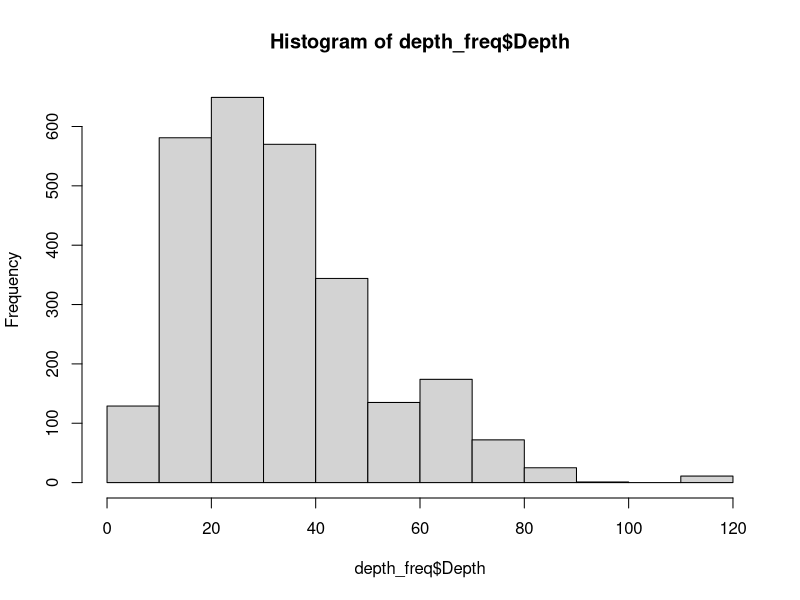
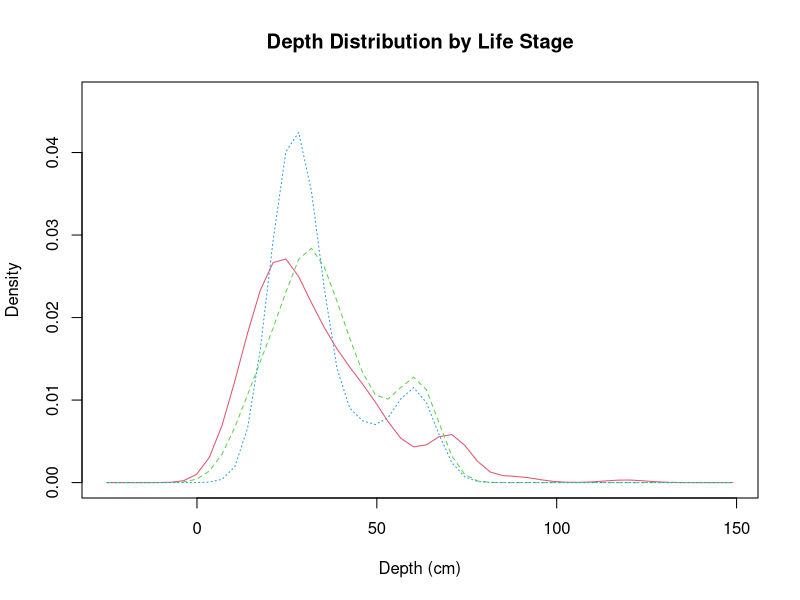

Generate these figures, in order, with R: (Note: this script raises an error after producing the figures.)
### all probability curves

library(tidyverse)
library(dplyr)
library(sm)

setwd("/Users/katieirving/Documents/git/flow_eco_mech")

## work flow
## histograms as probability
## density or probability?
## scale and center using mean depth

## upload data 
## Depth
## Adult

ad_depth_con <- read.csv("output_data/05a_adult_depth_continuous.csv")
ad_depth_cat <- read.csv("output_data/05a_adult_depth_categorical.csv")
juv_depth_con <- read.csv("output_data/05a_juvenile_depth_continuous.csv")
juv_depth_cat <- read.csv("output_data/05a_juvenile_depth_categorical.csv")
sp_depth_cat <- read.csv("output_data/05a_spawning_depth_continuous.csv")

## format spawning
sp_depth_catx <- sp_depth_cat[,c(4,15)]
sp_depth_catx$Depth <- sp_depth_catx$Depth..m.*100
sp_depth_catx$Abundance <- 1
sp_depth_catx$Dataset <- "Saiki"
sp_depth_catx<- sp_depth_catx[, 3:5]
sp_depth_catx$Life_Stage <- "Spawning"
sp_depth_catx
## combine data adult
all_depth <- rbind(ad_depth_con, ad_depth_cat)

all_depth$Life_Stage <- "Adult"
head(all_depth)
all_depth<- all_depth[,-1]

## combine juv depth
juv_depth <- rbind(juv_depth_cat, juv_depth_con)
juv_depth$Life_Stage <- "Juvenile"
juv_depth <- juv_depth[,-1]
## combine all
head(juv_depth)
head(all_depth)
head(sp_depth_catx)
all_depthx <- rbind(all_depth, sp_depth_catx, juv_depth)
all_depthx <- na.omit(all_depthx)
## uncount data into frequency 

depth_freq <- all_depthx %>% 
  uncount(Abundance)
hist(depth_freq$Depth)

##look at different life stages

tx <- depth_freq$Life_Stage == "Adult"
sx <- depth_freq$Life_Stage == "Juvenile"
wx <- depth_freq$Life_Stage == "Spawning"


depth_freq$Dataset_num[tx] <- 1
depth_freq$Dataset_num[sx] <- 2
depth_freq$Dataset_num[wx] <- 3
sum(is.na(depth_freq))

attach(depth_freq)

# create value labels
data.f <- factor(Dataset_num, levels= 1:3,
                 labels = c("Adult", "Juvenile", "Spawning"))
data.f
str(Depth)
as.vector(Depth)
# plot densities
sm.density.compare(as.vector(Depth), Dataset_num, xlab="Depth (cm)")
title(main="Depth Distribution by Life Stage")

# add legend via mouse click
colfill<-c(2:(2+length(levels(data.f))))
legend(locator(1), levels(data.f), fill=colfill)

### individual life stages
## uncount data into frequency

depth_freq <- all_depth %>% 
  uncount(Abundance)
hist(depth_freq$Depth)

##look at different data sets

## compare different data sets
### get numbers for datasets
unique(depth_freq$Dataset)
tx <- depth_freq$Dataset == "Thompson"
sx <- depth_freq$Dataset == "Saiki"
wx <- depth_freq$Dataset == "Wulff"
swx <- depth_freq$Dataset == "SAWA"
smx <- depth_freq$Dataset == "SMEA"

depth_freq$Dataset_num[tx] <- 1
depth_freq$Dataset_num[sx] <- 2
depth_freq$Dataset_num[wx] <- 3
depth_freq$Dataset_num[swx] <- 4
depth_freq$Dataset_num[smx] <- 5

attach(depth_freq)

# create value labels
data.f <- factor(Dataset_num, levels= 1:5,
                 labels = c("Thompson", "Saiki", "Wulff", "SAWA", "SMEA"))
data.f
str(Depth)
as.vector(Depth)
# plot densities
sm.density.compare(as.vector(Depth), Dataset_num, xlab="Depth (cm)")
title(main="Depth Distribution by Dataset")

# add legend via mouse click
colfill<-c(2:(2+length(levels(data.f))))
legend(locator(1), levels(data.f), fill=colfill)

### centered and scaled histogram probability
mean ## 33.5929
(71-33.5929)/4
subset(depth_freq, Scaled_Depth >=2)

depth_freq$Scaled_Depth <-scale(depth_freq$Depth, scale=T, center=T)
scaled_x <- depth_freq$Scaled_Depth
h <- hist(scaled_x)
h$counts=(h$counts/sum(h$counts))*100
plot(h, xlab="Distance from mean Depth", ylab = "Percentage of observations",main = "Adult/Depth: Probability curve")
par(new=TRUE)
xfit<-seq(min(scaled_x),max(scaled_x),length=120)
yfit<-dnorm(xfit,mean=mean(scaled_x),sd=sd(scaled_x))
#plot the line with no axes or labels
plot(xfit, yfit, axes=FALSE, xlab='', ylab='', type='l', col='red' )
#add these now with axis
axis(4, at=pretty(range(yfit)))
scaled_x
dnorm()
### spawning

## uncount data into frequency
sp_depth_catx <- sp_depth_cat[,c(4,15)]
sp_depth_catx$Depth <- sp_depth_catx$Depth..m.*100
sp_depth_catx$Abundance <- 1
sp_depth_catx$Dataset <- "Saiki"


depth_freq <- sp_depth_catx %>% 
  uncount(Abundance)
hist(depth_freq$Depth)

##look at different sites

## compare different data sets
### get numbers for datasets
unique(depth_freq$Site)
tx <- depth_freq$Site == "MWDA"
sx <- depth_freq$Site == "MWDB"
wx <- depth_freq$Site == "SGRA"
swx <- depth_freq$Site == "SGRB"
tx
sx
wx
swx
depth_freq$Dataset_num[tx] <- 1
depth_freq$Dataset_num[sx] <- 1
depth_freq$Dataset_num[wx] <- 2
depth_freq$Dataset_num[swx] <- 2

depth_freq <- na.omit(depth_freq)
attach(depth_freq)

# create value labels
data.f <- factor(Dataset_num, levels= 1:2,
                 labels = c("Santa Ana", "San Gabriel"))
data.f
str(Depth)
as.vector(Depth)
# plot densities
as.vector(Depth)
sm.density.compare(as.vector(Depth), Dataset_num, xlab="Depth (cm)")
title(main="Depth Distribution by Site (Saiki)")

# add legend via mouse click
colfill<-c(2:(2+length(levels(data.f))))
legend(locator(1), levels(data.f), fill=colfill)

### centered and scaled histogram probability
mean ## 34.5
mean(depth_freq$Depth)
depth_freq$Scaled_Depth <-scale(depth_freq$Depth, scale=T, center=T)
scaled_x <- depth_freq$Scaled_Depth
h <- hist(scaled_x)
h$counts=(h$counts/sum(h$counts))*100
plot(h, xlab="Distance from mean Depth", ylab = "Percentage of observations",main = "Spawning/Depth: Probability curve")
par(new=TRUE)
xfit<-seq(min(scaled_x),max(scaled_x),length=120)
yfit<-dnorm(xfit,mean=mean(scaled_x),sd=sd(scaled_x))
#plot the line with no axes or labels
plot(xfit, yfit, axes=FALSE, xlab='', ylab='', type='l', col='red' )
#add these now with axis
axis(4, at=pretty(range(yfit)))


### juvenile

juv_depth_con <- read.csv("output_data/05a_juvenile_depth_continuous.csv")
juv_depth_cat <- read.csv("output_data/05a_juvenile_depth_categorical.csv")
# sp_depth_cat <- read.csv("output_data/05a_spawning_depth_continuous.csv")

## combine data
all_depth <- rbind(juv_depth_con, juv_depth_cat)

## uncount data into frequency

depth_freq <- all_depth %>% 
  uncount(Abundance)
hist(depth_freq$Depth)

##look at different data sets

## compare different data sets
### get numbers for datasets
unique(depth_freq$Dataset)
sx <- depth_freq$Dataset == "Saiki"
smx <- depth_freq$Dataset == "SMEA"

depth_freq$Dataset_num[sx] <- 1
depth_freq$Dataset_num[smx] <- 2

attach(depth_freq)

# create value labels
data.f <- factor(Dataset_num, levels= 1:2,
                 labels = c("Saiki", "SMEA"))
data.f
str(Depth)
as.vector(Depth)
# plot densities
sm.density.compare(as.vector(Depth), Dataset_num, xlab="Depth (cm)")
title(main="Depth Distribution by Dataset (Juvenile)")

# add legend via mouse click
colfill<-c(2:(2+length(levels(data.f))))
legend(locator(1), levels(data.f), fill=colfill)

# mean ## 36.55253
depth_freq$Scaled_Depth <-scale(depth_freq$Depth, scale=T, center=T)
scaled_x <- depth_freq$Scaled_Depth
h <- hist(scaled_x)
h$counts=(h$counts/sum(h$counts))*100
plot(h,  xlab="Distance from mean Depth", ylab = "Percentage of observations", main = "Juvenile/Depth: Probability curve")
par(new=TRUE)
xfit<-seq(min(scaled_x),max(scaled_x),length=120)
yfit<-dnorm(xfit,mean=mean(scaled_x),sd=sd(scaled_x))
#plot the line with no axes or labels
plot(xfit, yfit, axes=FALSE, xlab='', ylab='', type='l', col='red' )
#add these now with axis
axis(4, at=pretty(range(yfit)))
# axis(1, at=pretty(seq(0,120,1)))

### example of logistic regression with percentage

## frequency column
#### histogram
## use adult data
all_depth <- rbind(ad_depth_con, ad_depth_cat)

depth_freq <- all_depth %>% 
  uncount(Abundance)
hist(depth_freq$Depth)

sum(h$counts)
x <-depth_freq$Depth
h<-hist(x)
fr <- h$counts
per <- ((h$counts/sum(h$counts))*100)
h$counts=(h$counts/sum(h$counts))*100

xfit<-seq(min(x),max(x),length=130)
yfit<-dnorm(xfit,mean=mean(x),sd=sd(x))
yfit <- yfit*diff(h$mids[1:2])*length(x)
lines(xfit, yfit, col="blue", lwd=2)
diff(h$mids[1:2])
xfit ## depths
yfit ## frequencies

percs <- as.data.frame(matrix(ncol=2,nrow=12))
colnames(percs) <- c("freq", "percs")
percs$freq <- fr
percs$percs <- per
percs

freq_df <- cbind(xfit, yfit)

freq_df <- as.data.frame(freq_df)
names(freq_df) <- c("Depth", "Freq")
str(freq_df)
max(freq_df$Freq)


freq_df$f140 <- ifelse(freq_df$Freq >=140, 1,0) ## around 5% of observations
range(freq_df[which(freq_df$f140==1),"Depth"]) ## depths between 64 & 120


freq_df$f300 <- ifelse(freq_df$Freq  >= 300, 1,0) ## around 12.5% of observations
range(freq_df[which(freq_df$f300==1),"Depth"])

freq_df$f493 <- ifelse(freq_df$Freq >= 493 , 1,0) ## around 20.3% of observations
range(freq_df[which(freq_df$f493==1),"Depth"])

# freq_df$fmax <- ifelse(freq_df$Freq > 493, 1,0) ## around 20.3% of observations
# range(freq_df[which(freq_df$fmax==1),"Depth"])

freq_df

## model glm

freq140_glm <- glm(f140~Depth, data=freq_df,family=binomial(link = "logit"))
summary(freq140_glm)

freq300_glm <- glm(f300~Depth, data=freq_df,family=binomial(link = "logit"))
summary(freq300_glm)

freq493_glm <- glm(f493~Depth, data=freq_df,family=binomial(link = "logit"))
summary(freq493_glm)

freqmax_glm <- glm(fmax~Depth, data=freq_df,family=binomial(link = "logit"))
summary(freqmax_glm)


# create range of depth values

xdepth  <- seq(0,130, 0.1)
## prediction

## percentage is in relation to the bins in histogram

ydepth <- predict(freq140_glm, list(Depth = xdepth), type="response")
plot(freq_df$Depth, freq_df$f140, pch = 16, xlab = "Depth (cm)", ylab = "Presence", main="Adult/Depth: 5% Obvs")
lines(xdepth, ydepth) ## need to force through 0


ydepth <- predict(freq300_glm, list(Depth = xdepth), type="response")
plot(freq_df$Depth, freq_df$f300, pch = 16, xlab = "Depth (cm)", ylab = "Presence", main="Adult/Depth: 12.5% Obvs")
lines(xdepth, ydepth) ## need to force through 0

ydepth <- predict(freq493_glm, list(Depth = xdepth), type="response")
plot(freq_df$Depth, freq_df$f493, pch = 16, xlab = "Depth (cm)", ylab = "Presence", main="Adult/Depth: 46% Obvs")
lines(xdepth, ydepth) ## need to force through 0

ydepth <- predict(freqmax_glm, list(Depth = xdepth), type="response")
plot(freq_df$Depth, freq_df$fmax, pch = 16, xlab = "Depth (cm)", ylab = "Presence", main="Adult/Depth: 46% Obvs")
lines(xdepth, ydepth) ## need to force through 0

## back to prob curves

## temperature
ad_temp_con <- read.csv("output_data/05a_adult_temperature_continuous.csv")
juv_temp_con <- read.csv("output_data/05a_juvenile_temperature_continuous.csv")
sp_temp_con <- read.csv("output_data/05a_spawning_temperature_continuous.csv")
juv_temp_con
## adult
ad_temp_con
## uncount data into frequency

temp_freq <- ad_temp_con %>% 
  uncount(abundance)
hist(temp_freq$Temp)

##look at different data sets

## compare different data sets
### get numbers for datasets
unique(temp_freq$Dataset)
sx <- temp_freq$Dataset == "Saiki"
swx <- temp_freq$Dataset == "SAWA"

temp_freq$Dataset_num[sx] <- 1
temp_freq$Dataset_num[swx] <- 2

attach(temp_freq)

# create value labels
data.f <- factor(Dataset_num, levels= 1:2,
                 labels = c("Saiki", "SAWA"))


# plot densities
sm.density.compare(as.vector(Temp), Dataset_num, xlab="Temp")
title(main="Temp Distribution by Dataset (Adult)")

# add legend via mouse click
colfill<-c(2:(2+length(levels(data.f))))
legend(locator(1), levels(data.f), fill=colfill)

mean(temp_freq$Temp) ## 19.19221
temp_freq$Scaled_Temp <-scale(temp_freq$Temp, scale=T, center=T)
scaled_x <- temp_freq$Scaled_Temp
h <- hist(scaled_x)
h$counts=(h$counts/sum(h$counts))*100
plot(h,  xlab="Distance from mean Temp", ylab = "Percentage of observations", main = "Adult/Temp: Probability curve")
par(new=TRUE)
xfit<-seq(min(scaled_x),max(scaled_x),length=120)
yfit<-dnorm(xfit,mean=mean(scaled_x),sd=sd(scaled_x))
#plot the line with no axes or labels
plot(xfit, yfit, axes=FALSE, xlab='', ylab='', type='l', col='red' )
#add these now with axis
axis(4, at=pretty(range(yfit)))
# axis(1, at=pretty(seq(0,120,1)))

## Juvenile

juv_temp_con
## adult
ad_temp_con
## uncount data into frequency

temp_freq <- juv_temp_con %>% 
  uncount(Abundance)
hist(temp_freq$Temp)

mean(temp_freq$Temp) ## 17.02222
temp_freq$Scaled_Temp <-scale(temp_freq$Temp, scale=T, center=T)
scaled_x <- temp_freq$Scaled_Temp
h <- hist(scaled_x)
h$counts=(h$counts/sum(h$counts))*100
plot(h,  xlab="Distance from mean Temp", ylab = "Percentage of observations", main = "Juvenile/Temp: Probability curve")
par(new=TRUE)
xfit<-seq(min(scaled_x),max(scaled_x),length=120)
yfit<-dnorm(xfit,mean=mean(scaled_x),sd=sd(scaled_x))
#plot the line with no axes or labels
plot(xfit, yfit, axes=FALSE, xlab='', ylab='', type='l', col='red' )
#add these now with axis
axis(4, at=pretty(range(yfit)))
# axis(1, at=pretty(seq(0,120,1)))
min(temp_freq$Temp)

## velocity

ad_vel_con <- read.csv("output_data/05a_adult_velocity_continuous.csv")
# ad_vel_cat <- read.csv("output_data/05a_adult_velocity_categorical.csv") ## bottom velocity
juv_vel_con <- read.csv("output_data/05a_juvenile_velocity_continuous.csv")
# juv_vel_cat <- read.csv("output_data/05a_juvenile_velocity_categorical.csv") ## bottom velocity

ad_vel_con2 <- subset(ad_vel_con, Dataset=="Saiki")
ad_vel_con2
vel_freq <- ad_vel_con2 %>% 
  uncount(Abundance)
hist(vel_freq$Velocity)


## compare different data sets
### get numbers for datasets


#### curve
mean(vel_freq$Velocity) ## 0.3422552, -1 = 0.09ms
min(vel_freq$Velocity)
vel_freq$Scaled_Vel <-scale(vel_freq$Velocity, scale=T, center=T)
scaled_x <- vel_freq$Scaled_Vel
h <- hist(scaled_x)
h$counts=(h$counts/sum(h$counts))*100
plot(h,  xlab="Distance from mean Velocity", ylab = "Percentage of observations", main = "Adult/Velocity: Probability curve")
par(new=TRUE)
xfit<-seq(min(scaled_x),max(scaled_x),length=120)
yfit<-dnorm(xfit,mean=mean(scaled_x),sd=sd(scaled_x))
#plot the line with no axes or labels
plot(xfit, yfit, axes=FALSE, xlab='', ylab='', type='l', col='red' )
#add these now with axis
axis(4, at=pretty(range(yfit)))
# axis(1, at=pretty(seq(0,120,1)))
dnorm(-2, mean=mean(scaled_x),sd=sd(scaled_x))

vel_freq

## check saiki site velocity
saiki_vel <- read.csv("output_data/05a_saiki_site_adult_velocity.csv")
saiki_vel
##look at different data sets - need site info
unique(saiki_vel$Site)
ma <- saiki_vel$Site == "MWDA"
mb <- saiki_vel$Site == "MWDB"
m8 <- saiki_vel$Site == "MWD8"
sa <- saiki_vel$Site == "SGRA"
sb <- saiki_vel$Site == "SGRB"

saiki_vel$Dataset_num[ma] <- 1
saiki_vel$Dataset_num[mb] <- 1
saiki_vel$Dataset_num[m8] <- 1
saiki_vel$Dataset_num[sa] <- 2
saiki_vel$Dataset_num[sb] <- 2

attach(saiki_vel)

# create value labels
data.f <- factor(Dataset_num, levels= 1:2,
                 labels = c("Santa Ana", "San Gabriel"))


# plot densities
sm.density.compare(as.vector(Velocity), Dataset_num, xlab="Velocity")
title(main="Velocity Distribution by Site (Saiki)")

# add legend via mouse click
colfill<-c(2:(2+length(levels(data.f))))
legend(locator(1), levels(data.f), fill=colfill)

## simplified histogram

ad_depth_con <- read.csv("output_data/05a_adult_depth_continuous.csv")
ad_depth_cat <- read.csv("output_data/05a_adult_depth_categorical.csv")

## uncount data into frequency
all_depth <- rbind(ad_depth_con, ad_depth_cat)

depth_freq <- all_depth %>% 
  uncount(Abundance)
hist(depth_freq$Depth)


### centered and scaled histogram probability

# subset(depth_freq, Scaled_Depth >=2)
depth_freq$Scaled_Depth <-scale(depth_freq$Depth, scale=T, center=T)
scaled_x <- depth_freq$Scaled_Depth
h <- hist(scaled_x, plot=F)
h$counts=(h$counts/sum(h$counts))*100
plot(h,lty="white",xlab="Depth (cm)", ylab = "Probability of Suitable Habitat",main = "Adult Santa Ana Sucker")
par(new=TRUE)
xfit<-seq(min(scaled_x),max(scaled_x),length=120)
yfit<-dnorm(xfit,mean=mean(scaled_x),sd=sd(scaled_x))
#plot the line with no axes or labels
plot(xfit, yfit, axes=FALSE,xlab="", ylab="", type='l', col='red')
dnorm(33, mean=mean(scaled_x),sd=sd(scaled_x))

#add these now with axis
axis(2, at=pretty(range(yfit)))

## not scaled check
# subset(depth_freq, Scaled_Depth >=2)

x <- depth_freq$Depth
h <- hist(x, plot=F)
h$counts=(h$counts/sum(h$counts))*100
plot(h,lty="white",xlab="Depth (cm)", ylab = "Probability of Suitable Habitat",main = "Adult Santa Ana Sucker")
par(new=TRUE)
xfit<-seq(min(x),max(x),length=120)
yfit<-dnorm(xfit,mean=mean(scaled_x),sd=sd(scaled_x))
#plot the line with no axes or labels
plot(xfit, yfit, axes=FALSE,xlab="", ylab="", type='l', col='red')

#add these now with axis
axis(2, at=pretty(range(yfit)))
